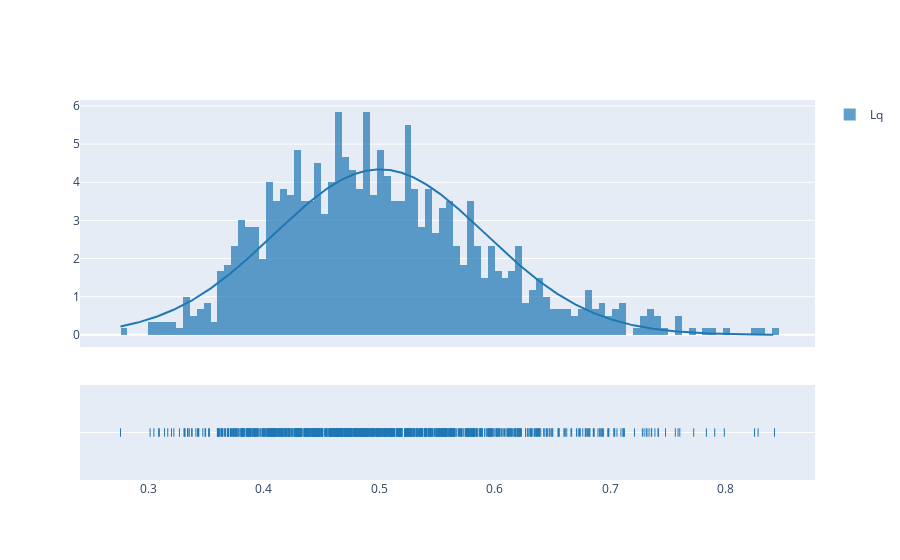

Write notebook code for a chart like this one.
### Code cell
fig = ff.create_distplot([data], [opcao], curve_type='normal', bin_size=0.006)
fig.show()

### Figure 1 — Plotly figure (JSON) as saved in the notebook; plotly's stock layout.template omitted (floating-point values rounded to 4 significant figures; data arrays with more than 128 entries replaced by an {"elided": "..."} marker saying what was removed)
{"data": [{"autobinx": false, "histnorm": "probability density", "legendgroup": "Lq", "marker": {"color": "rgb(31, 119, 180)"}, "name": "Lq", "opacity": 0.7, "type": "histogram", "x": {"elided": "1000 float values"}, "xaxis": "x", "xbins": {"end": 0.8422, "size": 0.006, "start": 0.2757}, "yaxis": "y"}, {"legendgroup": "Lq", "marker": {"color": "rgb(31, 119, 180)"}, "mode": "lines", "name": "Lq", "showlegend": false, "type": "scatter", "x": {"elided": "500 float values"}, "xaxis": "x", "y": {"elided": "500 float values"}, "yaxis": "y"}, {"legendgroup": "Lq", "marker": {"color": "rgb(31, 119, 180)", "symbol": "line-ns-open"}, "mode": "markers", "name": "Lq", "showlegend": false, "type": "scatter", "x": {"elided": "1000 float values"}, "xaxis": "x", "y": {"elided": "1000 str values"}, "yaxis": "y2"}], "layout": {"barmode": "overlay", "hovermode": "closest", "legend": {"traceorder": "reversed"}, "xaxis": {"anchor": "y2", "domain": [0, 1], "zeroline": false}, "yaxis": {"anchor": "free", "domain": [0.35, 1], "position": 0}, "yaxis2": {"anchor": "x", "domain": [0, 0.25], "dtick": 1, "showticklabels": false}}}
